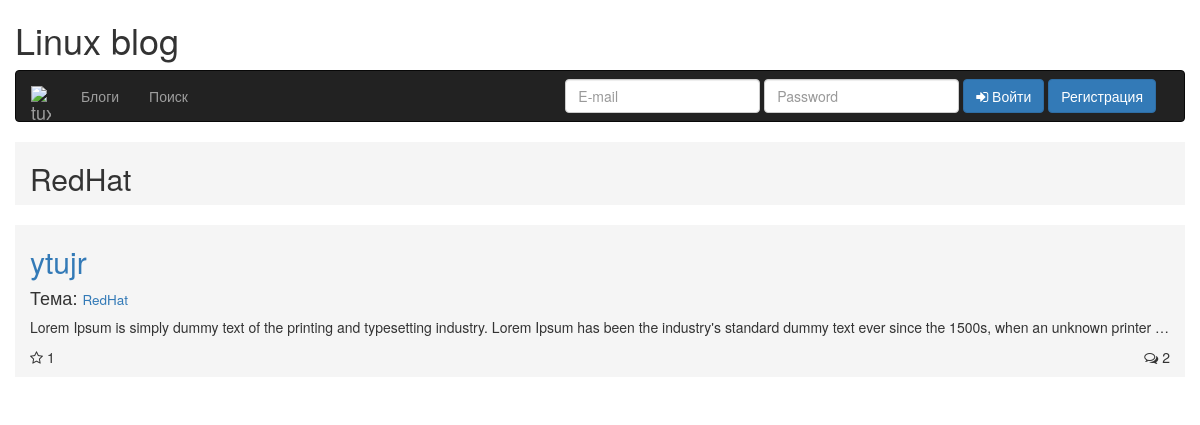
The page /theme.php?id=10 on the database its author committed.
### tables this page shows
CREATE TABLE `themes` (
  `id_theme` smallint(6) NOT NULL AUTO_INCREMENT,
  `theme` varchar(50) DEFAULT NULL,
  `id_section` smallint(6) DEFAULT NULL,
  PRIMARY KEY (`id_theme`),
  KEY `themes_sections_fk` (`id_section`),
  CONSTRAINT `themes_sections_fk` FOREIGN KEY (`id_section`) REFERENCES `sections` (`id_section`)
);

CREATE TABLE `articles` (
  `id_article` smallint(6) NOT NULL AUTO_INCREMENT,
  `article` text,
  `id_user` smallint(6) DEFAULT NULL,
  `id_theme` smallint(6) DEFAULT NULL,
  `header` varchar(50) DEFAULT NULL,
  PRIMARY KEY (`id_article`),
  KEY `articles_users_fk` (`id_user`),
  KEY `articles_themes_fk` (`id_theme`),
  CONSTRAINT `articles_themes_fk` FOREIGN KEY (`id_theme`) REFERENCES `themes` (`id_theme`),
  CONSTRAINT `articles_users_fk` FOREIGN KEY (`id_user`) REFERENCES `users` (`id_user`)
);

### php/db/db.php (called while the page is built, shortened)
<?php
	class db{
		var $connection;
		function __construct(){
			$dbhost='localhost';
			$dbuser='root';
			$dbpass='';
			$dbname='blog';
			$this->connection=mysqli_connect($dbhost, $dbuser, $dbpass) or die(mysqli_error($this->connection));
			mysqli_set_charset($this->connection, "utf8");
			mysqli_select_db($this->connection, $dbname) or die(mysqli_error($this->connection));
		}
		function sqlQuery($query){
			$result=mysqli_query($this->connection, $query);
			return $result;
		}
		function loadArrayData($query){
			$result=$this->sqlQuery($query);
			$num=mysqli_num_rows($result);
			for($i=0;$i<$num;$i++){
			 	$res[]=mysqli_fetch_array($result,MYSQLI_ASSOC);
			}
			return $res;
		}
	}
?>

### theme.php (the view, shortened to what this page needs)
<?php
include_once "/php/db/db.php";
$db = new db();
$themeId = $_GET['id'];
$themeName = $db->loadArrayData("SELECT theme FROM themes WHERE id_theme = '$themeId'");
$articles = $db->loadArrayData("SELECT id_article, article, id_theme, id_user, header FROM articles WHERE id_theme = '$themeId' ORDER BY id_article DESC");
$likes = $db->loadArrayData("SELECT uLike FROM likes");
?>
<!DOCTYPE html>
<html lang="en">
  <head>
    <link rel="stylesheet" href="/font-awesome/css/font-awesome.min.css">
    <link href="bootstrap/css/bootstrap.min.css" rel="stylesheet">
    <link rel="stylesheet" href="/css/main.css">
  </head>
  <body>
    <div class="container">
      <div class="row">
        <h1>Linux blog</h1>
        <div class="navbar navbar-inverse">
          <div class="container">
            <div class="navbar-header">
              <a href="/" class="navbar-brand">
                <img src="/images/tux.png" class="brand-image" alt="tux">
              </a>
            </div>
            <div class="collapse navbar-collapse" id="responsive-menu">
              <ul class="nav navbar-nav">
                <li><a href="blogs.php">Блоги</a></li>
                <li><a href="search.php">Поиск</a></li>
              </ul>
              <div class="form navbar-form navbar-right">
                <div class="form-group">
                  <input type="text" name="userEmail" placeholder="E-mail" value="" class="form-control uEmail">
                </div>
                <div class="form-group">
                  <input type="password" name="userPass" placeholder="Password" value="" class="form-control uPass">
                </div>
                <button type="button" name="buttonLogin" class="btn btn-primary" id="btn-login">
                  <i class="fa fa-sign-in" aria-hidden="true"></i> Войти
                </button>
                <button type="button" class="btn btn-primary" data-toggle="modal" data-target="#modal-1">Регистрация</button>
              </div>
            </div>
          </div>
        </div>
      </div>
    </div>
    <div class="container">
      <div class="row">
        <div class="article col-lg-8 col-md-8 col-sm-6 col-xs-4">
          <h2><?= $themeName[0]['theme']; ?></h2>
        </div>
        <?php for($i = 0; $i < count($articles); $i++):?>
          <div class="article-index col-lg-8 col-md-8 col-sm-6 col-xs-4" data-id="<?= $articles[$i]["id_article"]; ?>">
            <h2><a href="article.php?id=<?= $articles[$i]["id_article"]; ?>"><?= $articles[$i]["header"]; ?></a></h2>
            <?php $theme = $articles[$i]["id_theme"]; $idTheme = $db->loadArrayData("SELECT id_theme, theme FROM themes WHERE id_theme = '$theme'"); ?>
            <?php for ($j=0; $j < count($idTheme); $j++): ?>
                <h4>Тема: <small><a href="theme.php?id=<?= $idTheme[$j]['id_theme']; ?>"><?= $idTheme[$j]['theme']; ?></a></small></h4>
            <? endfor; ?>
            <p>
              <?= $articles[$i]["article"]; ?>
            </p>
            <div class="star-block" data-article="<?= $articles[$i]["id_article"]; ?>" data-user="<?= $articles[$i]["id_user"]; ?>">
              <?php $article = $articles[$i]["id_article"]; $likesCount = count($db->loadArrayData("SELECT uLike FROM likes WHERE id_article = '$article'")); ?>
              <i class="fa fa-star-o"></i> <span class="star-count"><?= $likesCount; ?></span>
            </div>
            <div class="comments-block">
              <?php $article = $articles[$i]["id_article"]; $commentsCount = count($db->loadArrayData("SELECT comment FROM comments WHERE id_article = '$article'")); ?>
              <i class="fa fa-comments-o" aria-hidden="true"></i> <span class="comments-count"><?= $commentsCount; ?></span>
            </div>
          </div>
        <? endfor; ?>
      </div>
    </div>
  </body>
</html>

### css/main.css (style rules this page uses)
.brand-image { width: 20px }
.article, .article-index { width: 100%; height: auto; background: #f5f5f5; margin-bottom: 20px }
.article-index p { overflow: hidden; text-overflow: ellipsis; white-space: nowrap }
.star-block { cursor: pointer }
.star-block, .comments-block { display: inline-block }
.star-block, .article-count { padding-bottom: 10px }
.comments-block { float: right }

### rows shown on the page
themes: theme "RedHat"
articles: header "ytujr", article "Lorem Ipsum is simply dummy text of the printing and typesetting industry. Lorem Ipsum has been the industry's standard dummy text ever since the 1500s, when an unknown printer…", likesCount "1", commentsCount "2"
